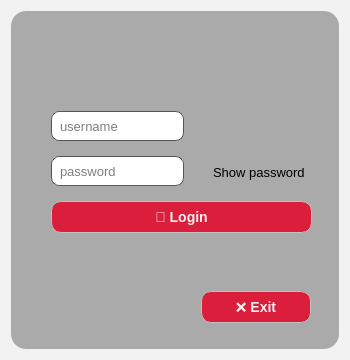
<?xml version="1.0" encoding="UTF-8"?>
<ui version="4.0">
 <class>wd_login</class>
 <widget class="QWidget" name="wd_login">
  <property name="geometry">
   <rect>
    <x>0</x>
    <y>0</y>
    <width>350</width>
    <height>360</height>
   </rect>
  </property>
  <property name="sizePolicy">
   <sizepolicy hsizetype="Fixed" vsizetype="Fixed">
    <horstretch>0</horstretch>
    <verstretch>0</verstretch>
   </sizepolicy>
  </property>
  <property name="minimumSize">
   <size>
    <width>350</width>
    <height>360</height>
   </size>
  </property>
  <property name="maximumSize">
   <size>
    <width>350</width>
    <height>360</height>
   </size>
  </property>
  <property name="windowTitle">
   <string>Login</string>
  </property>
  <property name="styleSheet">
   <string notr="true">/* Genel QWidget arka plan */
QWidget {
    background-color: #f2f2f2;  /* Açık gri */
    color: #2c2c2c;             /* Koyu gri metin */
    font-family: &quot;Segoe UI&quot;, sans-serif;
    font-size: 14px;
}

/* QPushButton */
QPushButton {
    background-color: #e0e0e0;
    color: #2c2c2c;
    border: 1px solid #bfbfbf;
    border-radius: 6px;
    padding: 6px 12px;
}

QPushButton:hover {
    background-color: #d5d5d5;
}

QPushButton:pressed {
    background-color: #c2c2c2;
    border: 1px solid #999999;
}

/* QLineEdit */
QLineEdit {
    background-color: #ffffff;
    border: 1px solid #bfbfbf;
    border-radius: 4px;
    padding: 4px 8px;
    color: #2c2c2c;
}

/* Frame'ler */
QFrame {
	border-radius: 20px;
    background-color: #f7f7f7;
    border: none;
}

</string>
  </property>
  <layout class="QVBoxLayout" name="verticalLayout">
   <item>
    <widget class="QFrame" name="frame_2">
     <property name="styleSheet">
      <string notr="true">/* Genel çerçeve */
QFrame {
    background-color: #aaaaaa;  /* koyu siyah/gri */
    border-radius: 15px;
}

/* Düğmeler - Normal görünüm */
QPushButton {
    background-color: #da1e3c;  /* koyu kırmızı (firebrick) */
    border-radius: 10px;
    padding: 2px;
    font-size: 14px;
    font-weight: bold;
    color: #f0f0f0;
}

/* Düğmeler - Hover (üzerine gelince) */
QPushButton:hover {
    background-color: #d32f2f;  /* açık kırmızı */
    color: #ffffff;
}

/* Düğmeler - Tıklanmış hali */
QPushButton:pressed {
    background-color: #a10000;
    color: #dddddd;
}

/* Etiketler */
QLabel {
    font-size: 13px;
    color: #da1e3c;
}

/* Yazı kutuları */
QLineEdit {
    background-color: #ffffff;
    border: 1px solid #555555;
    border-radius: 8px;
    padding: 6px;
    font-size: 13px;
    color: #000000;
}

QCheckBox{
    background-color: transparent;
    border-radius: 8px;
    padding: 2px;
    font-size: 13px;
    color: #000000;
}

/* ComboBox */
QComboBox {
    background-color: #2e2e2e;
    border: 1px solid #666666;
    border-radius: 8px;
    padding: 6px;
    font-size: 13px;
    color: #f0f0f0;
}

/* ComboBox açılır oka özel */
QComboBox::drop-down {
    subcontrol-origin: padding;
    subcontrol-position: top right;
    width: 20px;
    border-left: 1px solid #555555;
    background-color: #3a3a3a;
}

/* ScrollBar dikey (isteğe bağlı) */
QScrollBar:vertical {
    background: #2a2a2a;
    width: 12px;
    margin: 0px;
    border-radius: 6px;
}

QScrollBar::handle:vertical {
    background: #b22222;
    border-radius: 6px;
}
</string>
     </property>
     <property name="frameShape">
      <enum>QFrame::Shape::StyledPanel</enum>
     </property>
     <property name="frameShadow">
      <enum>QFrame::Shadow::Raised</enum>
     </property>
     <widget class="QCheckBox" name="showPasswordCheckBox">
      <property name="geometry">
       <rect>
        <x>180</x>
        <y>150</y>
        <width>123</width>
        <height>23</height>
       </rect>
      </property>
      <property name="sizePolicy">
       <sizepolicy hsizetype="Expanding" vsizetype="Fixed">
        <horstretch>0</horstretch>
        <verstretch>0</verstretch>
       </sizepolicy>
      </property>
      <property name="font">
       <font>
        <family>Segoe UI</family>
        <pointsize>-1</pointsize>
       </font>
      </property>
      <property name="toolTip">
       <string>Show password</string>
      </property>
      <property name="toolTipDuration">
       <number>-1</number>
      </property>
      <property name="text">
       <string>Show password</string>
      </property>
      <property name="iconSize">
       <size>
        <width>8</width>
        <height>8</height>
       </size>
      </property>
      <property name="shortcut">
       <string>Ctrl+R</string>
      </property>
      <property name="tristate">
       <bool>false</bool>
      </property>
     </widget>
     <widget class="QLabel" name="label">
      <property name="geometry">
       <rect>
        <x>55</x>
        <y>19</y>
        <width>200</width>
        <height>50</height>
       </rect>
      </property>
      <property name="maximumSize">
       <size>
        <width>200</width>
        <height>50</height>
       </size>
      </property>
      <property name="text">
       <string/>
      </property>
      <property name="pixmap">
       <pixmap>../resorces/logo.png</pixmap>
      </property>
      <property name="scaledContents">
       <bool>true</bool>
      </property>
     </widget>
     <widget class="QLabel" name="errorlabel">
      <property name="geometry">
       <rect>
        <x>40</x>
        <y>240</y>
        <width>251</width>
        <height>20</height>
       </rect>
      </property>
      <property name="maximumSize">
       <size>
        <width>16777215</width>
        <height>20</height>
       </size>
      </property>
      <property name="font">
       <font>
        <family>Segoe UI</family>
        <pointsize>-1</pointsize>
       </font>
      </property>
      <property name="styleSheet">
       <string notr="true">color: red;</string>
      </property>
      <property name="text">
       <string/>
      </property>
      <property name="alignment">
       <set>Qt::AlignmentFlag::AlignCenter</set>
      </property>
     </widget>
     <widget class="QPushButton" name="exitButton">
      <property name="geometry">
       <rect>
        <x>190</x>
        <y>280</y>
        <width>110</width>
        <height>32</height>
       </rect>
      </property>
      <property name="sizePolicy">
       <sizepolicy hsizetype="Fixed" vsizetype="Expanding">
        <horstretch>0</horstretch>
        <verstretch>0</verstretch>
       </sizepolicy>
      </property>
      <property name="minimumSize">
       <size>
        <width>110</width>
        <height>32</height>
       </size>
      </property>
      <property name="maximumSize">
       <size>
        <width>16777215</width>
        <height>32</height>
       </size>
      </property>
      <property name="text">
       <string>❌ Exit</string>
      </property>
      <property name="autoRepeatDelay">
       <number>301</number>
      </property>
     </widget>
     <widget class="QPushButton" name="loginButton">
      <property name="geometry">
       <rect>
        <x>40</x>
        <y>190</y>
        <width>261</width>
        <height>32</height>
       </rect>
      </property>
      <property name="sizePolicy">
       <sizepolicy hsizetype="Expanding" vsizetype="Expanding">
        <horstretch>0</horstretch>
        <verstretch>0</verstretch>
       </sizepolicy>
      </property>
      <property name="minimumSize">
       <size>
        <width>0</width>
        <height>32</height>
       </size>
      </property>
      <property name="maximumSize">
       <size>
        <width>16777215</width>
        <height>32</height>
       </size>
      </property>
      <property name="text">
       <string>🔐 Login</string>
      </property>
      <property name="autoRepeatDelay">
       <number>301</number>
      </property>
     </widget>
     <widget class="QLineEdit" name="passwordField">
      <property name="geometry">
       <rect>
        <x>40</x>
        <y>145</y>
        <width>133</width>
        <height>30</height>
       </rect>
      </property>
      <property name="minimumSize">
       <size>
        <width>0</width>
        <height>30</height>
       </size>
      </property>
      <property name="maximumSize">
       <size>
        <width>16777215</width>
        <height>20</height>
       </size>
      </property>
      <property name="text">
       <string/>
      </property>
      <property name="echoMode">
       <enum>QLineEdit::EchoMode::Password</enum>
      </property>
      <property name="placeholderText">
       <string>password</string>
      </property>
      <property name="clearButtonEnabled">
       <bool>true</bool>
      </property>
     </widget>
     <widget class="QLineEdit" name="usernameField">
      <property name="geometry">
       <rect>
        <x>40</x>
        <y>100</y>
        <width>133</width>
        <height>30</height>
       </rect>
      </property>
      <property name="minimumSize">
       <size>
        <width>0</width>
        <height>30</height>
       </size>
      </property>
      <property name="maximumSize">
       <size>
        <width>16777215</width>
        <height>20</height>
       </size>
      </property>
      <property name="toolTip">
       <string/>
      </property>
      <property name="inputMask">
       <string/>
      </property>
      <property name="text">
       <string/>
      </property>
      <property name="placeholderText">
       <string>username</string>
      </property>
      <property name="clearButtonEnabled">
       <bool>true</bool>
      </property>
     </widget>
    </widget>
   </item>
  </layout>
 </widget>
 <tabstops>
  <tabstop>usernameField</tabstop>
  <tabstop>passwordField</tabstop>
  <tabstop>loginButton</tabstop>
  <tabstop>showPasswordCheckBox</tabstop>
  <tabstop>exitButton</tabstop>
 </tabstops>
 <resources/>
 <connections/>
</ui>
